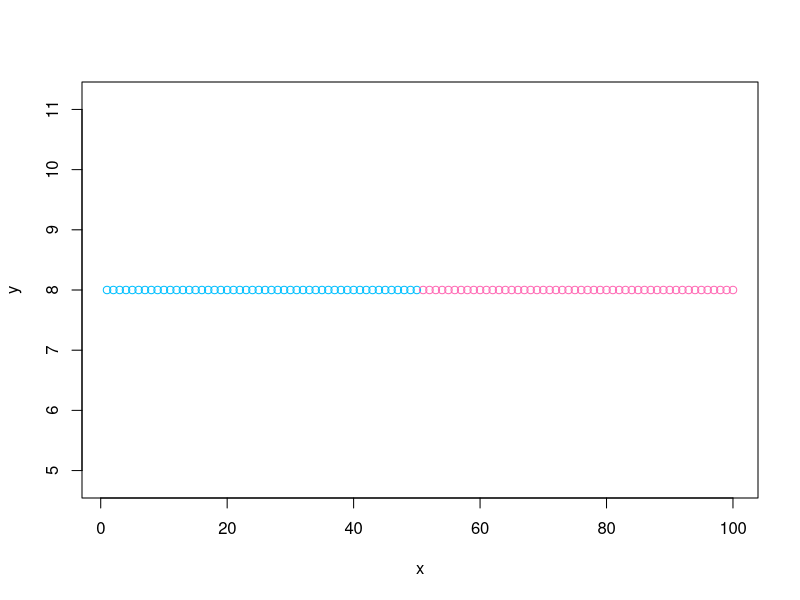
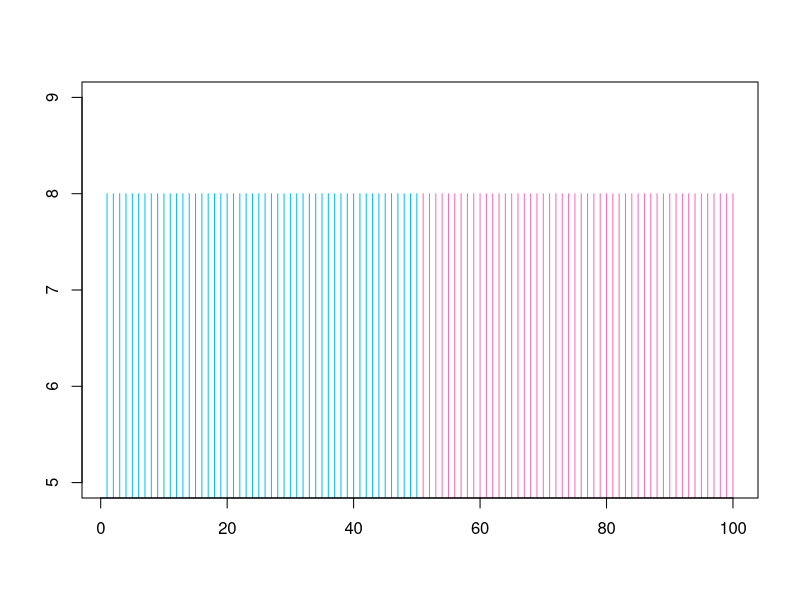

The R script that drew these images, in order:
# Moe Daif Homework 2
# Part 1 Questions:

# Question 1 vector from 1 to 103 incremented by 3
nums = seq(1, 103, by=3)
print(nums)

# Question 2 add 4 to each value and store in a new vector
nums2 = nums + 4
print(nums2)

# Question 3 Remove the 8th value and store in a new vector
nums3 = nums2[-8]
print(nums3)

# Question 4 add the values 50 and 39 to the end of vector 3 and put in new vector
nums4 = c(nums3, 50, 39)
print(nums4)

# Question 5 find the sum of the elements from vector 4
sum_nums4 = sum(nums4)
print(sum_nums4)

# Question 6 find the length of vector in question 5
length_4 = length(nums4)
print(length_4)

# Part 2 Questions:
# Question 1 color vector
color.list = c("deepskyblue", "hotpink", "seagreen")
print(color.list)

# Question 2 numeric vector of length 100 (color.index)
color.index = rep(1:2, each = 50)
print(color.index)

# Question 3 new vector
color.vector = color.list[color.index]
print(color.vector)

# Question 4 numeric sequence 1-100
x = 1:100
y = rep(8, 100)
length(x) 
length(y)

# Question 5 1 × 8 + 2 × 8 + 3 × 8 + ... + 100 × 8. You should get 40400.
sum_of_calculation = sum(x * y)
print(sum_of_calculation)

# Question 6 Create a scatter plot using the vectors in step 4. Vector x should be on the x-axis; vector y should be on the y-axis.
plot(x, y, col = color.vector)

# Question 7 Do the scatter plot from step 6 again, but add these arguments: set xlab and ylab to NA, set type to "h", set ylim to c(5,9)
plot(x, y, col = color.vector, 
     xlab = NA, ylab = NA, 
     type = "h", ylim = c(5, 9))

# Part 3 Questions 
mean(mtcars$mpg)

# Question 1
mtcars$model = row.names(mtcars)

# Question 2 print model and transmission type of the first car
print(mtcars$model[1])
print(mtcars$am[1])

# Question 3 Print out the model and am of the first, second, and 10th car.
cat(mtcars$model[1], mtcars$am[1])
cat(mtcars$model[2], mtcars$am[2])
cat(mtcars$model[10], mtcars$am[10])


# Question 4 print out am and mph of Toyota Corona
subset(mtcars, model == "Toyota Corona", select = c("am", "mpg"))

# Question 5 print the model of all automatic cars
automatic_cars = subset(mtcars, am == 0)
automatic_cars$model

# Question 6 Print the model of all of the cars whose weight is more than 5.
heavier_than5 = subset(mtcars, wt > 5)
heavier_than5$model

# Question 7 Print the model and mpg of all the cars whose mpg is less than 16. 
low_mpg_cars = subset(mtcars, mpg < 16)
result = data.frame(Model = low_mpg_cars$model, MPG = low_mpg_cars$mpg)
print(result)



